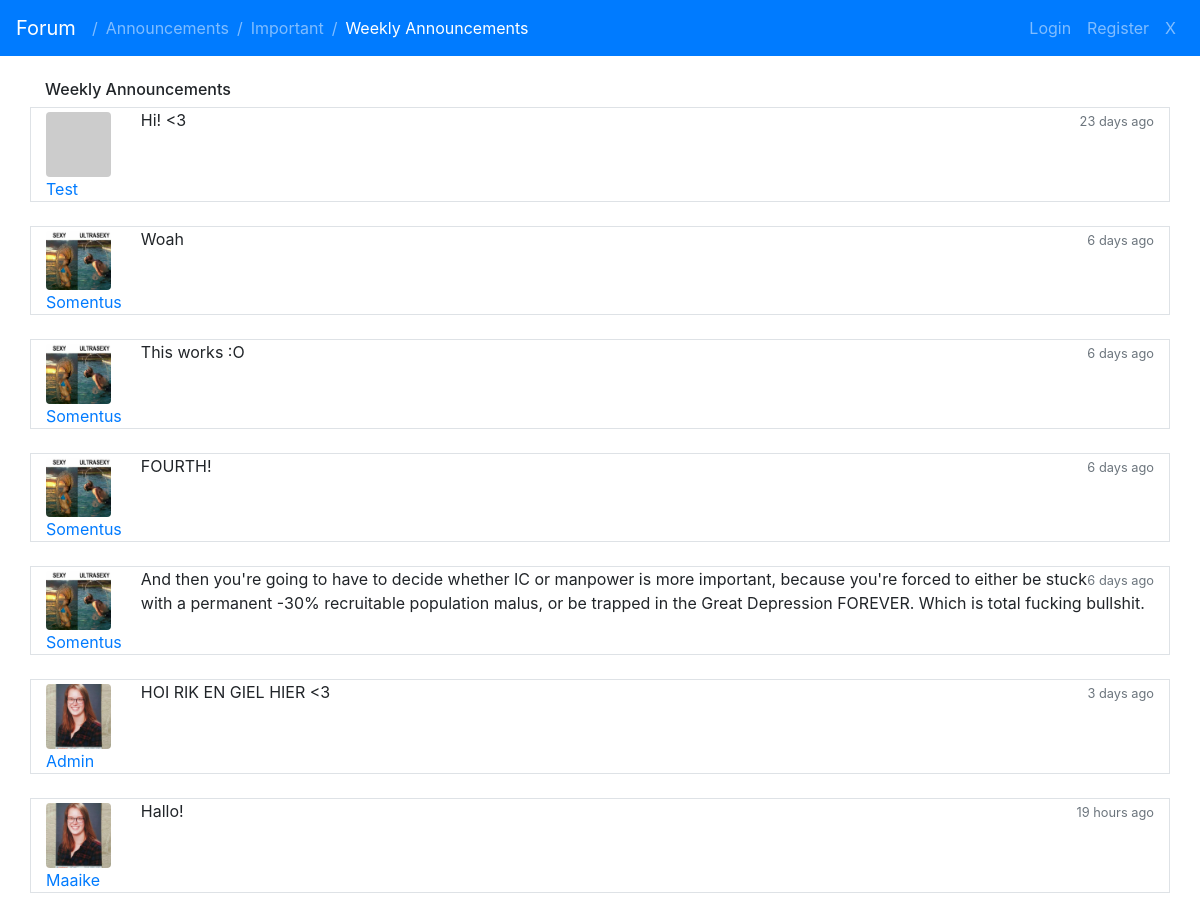
/topic.php?id=85, run on the app's committed database.
### tables this page shows
CREATE TABLE `topics` (
  `id` int(11) NOT NULL,
  `title` varchar(64) NOT NULL,
  `forum_id` int(11) NOT NULL,
  `user_id` int(11) NOT NULL,
  `pinned` tinyint(1) NOT NULL DEFAULT '0',
  `created_at` timestamp NOT NULL DEFAULT CURRENT_TIMESTAMP,
  `updated_at` timestamp NOT NULL DEFAULT CURRENT_TIMESTAMP ON UPDATE CURRENT_TIMESTAMP
);

CREATE TABLE `posts` (
  `id` int(11) NOT NULL,
  `body` varchar(512) NOT NULL,
  `user_id` int(11) NOT NULL,
  `topic_id` int(11) NOT NULL,
  `created_at` timestamp NOT NULL DEFAULT CURRENT_TIMESTAMP,
  `updated_at` timestamp NOT NULL DEFAULT CURRENT_TIMESTAMP ON UPDATE CURRENT_TIMESTAMP
);

CREATE TABLE `users` (
  `id` int(11) NOT NULL,
  `username` varchar(64) NOT NULL,
  `email` varchar(254) NOT NULL,
  `password` varchar(256) NOT NULL,
  `birth_date` date NOT NULL,
  `bio` varchar(500) NOT NULL,
  `is_admin` tinyint(1) NOT NULL DEFAULT '0',
  `is_active` tinyint(1) NOT NULL DEFAULT '0',
  `created_at` timestamp NOT NULL DEFAULT CURRENT_TIMESTAMP,
  `updated_at` timestamp NOT NULL DEFAULT CURRENT_TIMESTAMP ON UPDATE CURRENT_TIMESTAMP
);

### includes/DB.php (called while the page is built, shortened)
<?php
function query($pdo, $query, $params = array()) {
	$statement = $pdo->prepare($query);
	$statement->execute($params);
	$data = $statement->fetchAll();
	return $data;
}
?>

### includes/topic.php (the view, shortened to what this page needs)
<?php
function content($pdo) {
	$id = $_GET['id'];
	$topic = query($pdo, "SELECT * FROM topics WHERE id = :id", ['id' => $id]);
	if(count($topic) == 0) {
		echo "Topic not found!";
	} else if(count($topic) == 1) {
		$topic = $topic[0];
		echo '
				<h6>'.htmlspecialchars($topic['title']).'</h6>';
		$posts = query($pdo, "SELECT * FROM posts WHERE topic_id = :topic_id", ['topic_id' => $id]);
		if(count($posts) == 0) {
			echo "No posts yet!";
		} else {
			foreach($posts as $post) {
				$user = query($pdo, "SELECT * FROM users WHERE id = :id", ['id' => $post['user_id']])[0];
				echo "
					<div class='row border'>
						<div class='col-md-1'>
							<a name='".$post['id']."'></a>
							<div class='pt-1'>
								<img src='".retrieveProfilePicture($pdo, $user['id'])."' class='img-fluid rounded'>
							</div>
							<div>
								<a href='user.php?id=".$user['id']."'>".htmlspecialchars($user['username'])."</a>
							</div>
						</div>
						<div class='col-md-11'>
							<span class='float-right'>
								<small class='text-muted'>".ucfirst(parseTimeSinceTimestamp($post['created_at']))."</small>
							</span>
							".htmlspecialchars($post['body'])."
						</div>
					</div>
					<br />";
			}
		}
	}
}
?>

### includes/codes.php (shortened to what this page needs)
<?php
function location($pdo) {
    foreach ($_GET as $key => $value) {
        if($key == "id") {
            $id = $value;
        }
    }
    $location = basename($_SERVER['PHP_SELF']);
    $currentFile = explode('.', $location)[0];
    switch($currentFile) {
        case 'topic':
            $topic_id = $id;
            $topic = query($pdo, "SELECT * FROM topics WHERE id = :id", ['id' => $topic_id])[0];
            $topic_title = $topic['title'];
            $forum_id = $topic['forum_id'];
            $forum = query($pdo, "SELECT * FROM forums WHERE id = :id", ['id' => $forum_id])[0];
            $forum_name = $forum['name'];
            $category_id = $forum['category_id'];
            $category = query($pdo, "SELECT * FROM categories WHERE id = :id", ['id' => $category_id])[0];
            $category_name = $category['name'];
            $objectNames = [$category_name, $forum_name, $topic_title];
            $urls = ['index.php', 'forum.php?id='.$forum_id, 'topic.php?id='.$topic_id];
            break;
    }
    $return = [$objectNames, $urls];
    return $return;
}
function navbar($pdo) {
    $location = location($pdo);
    $currentLocation = $location[0];
    $currentLocationFiles = $location[1];
    $locationSteps = count($currentLocation);
    echo '
    <nav class="navbar sticky-top navbar-expand-lg navbar-dark bg-primary">
        <a class="navbar-brand" href="/index.php">Forum</a>
        <button class="navbar-toggler" type="button" data-toggle="collapse" data-target="#navbarSupportedContent" aria-controls="navbarSupportedContent" aria-expanded="false" aria-label="Toggle navigation">
        <span class="navbar-toggler-icon"></span>
        </button>
        <div class="collapse navbar-collapse" id="navbarSupportedContent">
            <ul class="navbar-nav mr-auto">
            ';
    if(isLoggedIn(true)) {
    	echo '
    		<span class="navbar-text">|</span>
    		<li class="nav-item';
			if($currentLocation[0] == "Categories") {
				echo ' active';
			}
    		echo '" >
    			<a class="nav-link" href="/admin/categories.php">Categories</a>
			</li>
			<span class="navbar-text">|</span>
			<li class="nav-item';
			if($currentLocation[0] == "Forums") {
				echo ' active';
			}
			echo '" >
				<a class="nav-link" href="/admin/forums.php">Forums</a>
			</li>
		';
    } else {
	    for($i = 0; $i < $locationSteps; $i++) {
	        echo '
	            <span class="navbar-text">/</span>
	            <li class="nav-item';
	        if($i == $locationSteps - 1) {
	            echo ' active';
	        }
	        echo '"><a class="nav-link" href="'.$currentLocationFiles[$i].'">'.$currentLocation[$i].'
	                </a>
	            </li>
	        ';
	    }
    }
    echo '</ul>';
    echo '<ul class="navbar-nav ml-auto">';
    if(isLoggedIn(true)) {
        echo '
            <li class="nav-item">
                <a class="nav-link" href="/settings.php">Settings</a>
            </li>
            <li class="nav-item">
                <a class="nav-link" href="/logout.php?url='.$_SERVER['REQUEST_URI'].'">Log Out</a>
            </li>
        ';
    } else {
        echo '
            <li class="nav-item">
                <a id="navbarLogin" name="login" onclick="togglePortal(\'login\');" class="nav-link" >Login</a>
            </li>
            <li class="nav-item">
                <a id="navbarRegister" name="register" onclick="togglePortal(\'register\');" class="nav-link" >Register</a>
            </li>
            <li class="nav-item">
                <a id="navbarClose" name="closePortal" onclick="togglePortal(\'close\');" class="nav-link" >X</a>
            </li>';
    }
    echo '
            </ul>
        </div>
    </nav>
    ';
}
function parseTimeSinceTimestamp($timestamp) {
	$timePast = strtotime($timestamp);
	$date = new DateTime();
	$date->setTimestamp($timePast);
	$interval = $date->diff(new DateTime('now'));
	$years = $interval->format('%y');
	$months = $interval->format('%m');
	$days = $interval->format('%d');
	$hours = $interval->format('%h');
	$minutes = $interval->format('%i');
	if($years > 0) {
		if($years == 1) {
			return $years." year ago";
		} else {
			return $years." years ago";
		}
	} else if($months > 0) {
		if($months == 1) {
			return $months." month ago";
		} else {
			return $months." months ago";
		}
	} else if($days > 0) {
		if($days == 1) {
			return $days." day ago";
		} else {
			return $days." days ago";
		}
	} else if($hours > 0){
		if($hours == 1) {
			return $hours." hour ago";
		} else {
			return $hours." hours ago";
		}
	} else if($minutes >= 5) {
		return $minutes." minutes ago";
	} else {
		return "just now";
	}
}
function isLoggedIn($admin = false) {
	if(isset($_SESSION['loggedin']) && $_SESSION['loggedin'] == true && isset($_SESSION['id'])) {
		if($admin == true) {
			if(isset($_SESSION['is_admin']) && $_SESSION['is_admin'] == true) {
				return 1;
			} else {
				return 0;
			}
		} else {
			return 1;
		}
	} else {
		return 0;
	}
}
function retrieveProfilePicture($pdo, $user_id) {
	$image = query($pdo, "SELECT * FROM profile_pictures WHERE user_id = :user_id", ['user_id' => $user_id]);
	if(count($image) == 1) {
		$image = $image[0];
		$uuid = $image['uuid'];
		$extension = $image['extension'];
		$imagePath = "/img/".substr($uuid, 0, 1)."/".substr($uuid, 1, 1)."/".substr($uuid, 2).".".$extension;
		return $imagePath;
	} else {
		return "https://via.placeholder.com/75/fd7e14";
	}
}

### data on the page
topics: forum "Announcements", forum "Important", forum "Weekly Announcements", title "Weekly Announcements"
posts: user.username "Test", created_at "23 days ago", body "Hi! <3"
posts: user.username "Somentus", created_at "6 days ago", body "Woah"
posts: user.username "Somentus", created_at "6 days ago", body "This works :O"
posts: user.username "Somentus", created_at "6 days ago", body "FOURTH!"
posts: user.username "Somentus", created_at "6 days ago", body "And then you're going to have to decide whether IC or manpower is more important, because you're forced to either be stuck with a permanent -30% recruitable population malus, or be trapped in the Great Depression FOREVER. Which is total fucking bullshit."
posts: user.username "Admin", created_at "3 days ago", body "HOI RIK EN GIEL HIER <3"
posts: user.username "Maaike", created_at "19 hours ago", body "Hallo!"
